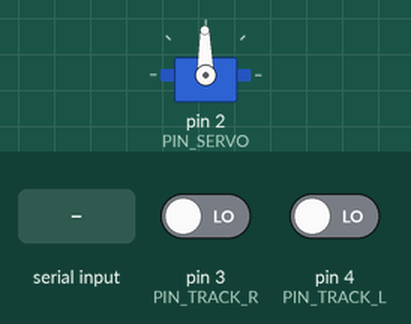
Simulated run of this sketch. Board: Arduino Uno, built with avr-gcc and run on an emulated ATmega328P. Shown: servo. Wiring (inferred from the names in the program): servo: signal pin 2. Inputs (shaded band) come from the test bench; at power-on: pin 3 (PIN_TRACK_R) LOW, pin 4 (PIN_TRACK_L) LOW. Servo pulses on a pin are drawn as a servo (544–2400 µs = 0–180°); what the sketch prints to the serial monitor is not drawn.

Above: at 2.1 s.
2.2 s: "a\n" received over Serial
At 2.84 s:
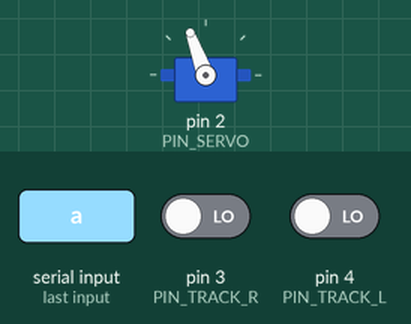
5.2 s: byte 48 ('0') received over Serial
At 6.0 s:
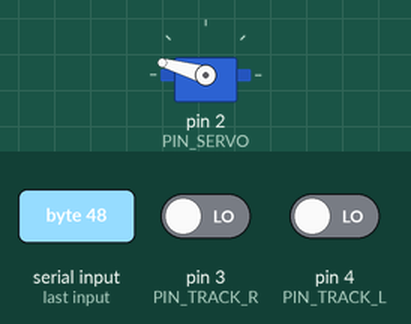
6.7 s: byte 97 ('a') received over Serial
At 7.34 s:
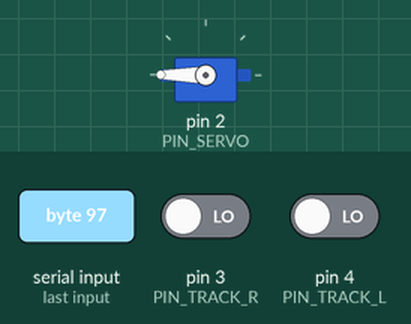
9.7 s: byte 45 ('-') received over Serial
At 12.55 s:
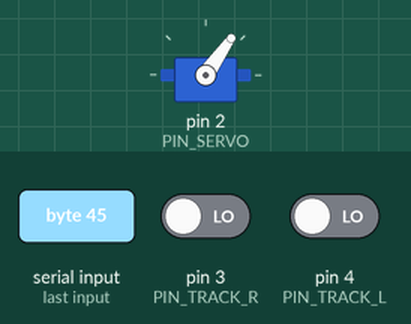
12.7 s: byte 49 ('1') received over Serial
15.7 s: "a\n" received over Serial
Timing chart, 0 to 19.7 s (numbered marks = the images above; inputs shaded):
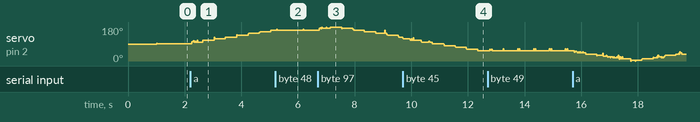

The sketch:

SensorTest.ino
```cpp
/* ===========================================================================
 *  SensorTest —— 传感器 / 执行器自检固件
 *  ---------------------------------------------------------------------------
 *  它存在的唯一目的：在写"循迹 + 避障 + 超声"的业务逻辑之前，
 *  先把每个模块单独验明正身。
 *
 *  为什么需要它（这是三条硬理由，不是形式主义）：
 *    1) 硬件好 / 代码对，是两件独立的事。混在一起调，出了问题无从判断。
 *    2) 循迹模块的极性不统一：有的"看到黑线输出 LOW"，有的输出 HIGH。
 *       模块上丝印也不写极性，只能实测。猜错则车会"看着黑线往反方向拐"。
 *    3) 舵机的可用脉宽区间每个都不一样。直接给 500us 可能顶到机械限位，
 *       塑料齿轮舵机会立刻堵转发热，几十秒就能烧掉。
 *
 *  ★ 本固件完全不驱动电机。轮子不会转，可以放心架空或放桌上测。
 *
 *  ---------------------------------------------------------------------------
 *  引脚（来自光盘《扩展板原理图.pdf》，已核对与本车固件无冲突）
 *    D4  -> 循迹 左        D3  -> 循迹 右
 *    D7  -> 避障 左        D12 -> 避障 右
 *    A0  -> 超声波 Trig    A1  -> 超声波 Echo
 *    D2  -> 舵机（云台）
 *
 *  注意：原厂把避障接在 D5/D6，但本车用 L298N 带 ENA/ENB，
 *        D5/D6 是电机使能，已被占用。所以改到 D7/D12（原厂的两个舵机口）。
 *        循迹(D3/D4)、超声(A0/A1)、舵机(D2) 在本车全部空闲，不需要改。
 *
 *  ---------------------------------------------------------------------------
 *  串口命令（9600，换行结尾或不用结尾都行）
 *    0   停止所有测试
 *    1   测循迹      —— 打印 D4/D3 电平，只在跳变时输出
 *    2   测避障      —— 打印 D7/D12 电平，只在跳变时输出
 *    3   测超声波    —— 每 100ms 报一次距离（cm）
 *    4   舵机回中位 1500us，并保持
 *    a   舵机自动往返扫动（每 400ms 走 50us）
 *    +   脉宽 +50us        -   脉宽 -50us
 *    m   立即回 1500us
 *    [   软限位下限 -100us   ]   软限位上限 +100us
 *    ?   重新打印引脚表与命令表
 * =========================================================================*/

#include <Arduino.h>

/* ---------------- 引脚 ---------------- */
const uint8_t PIN_TRACK_L = 4;
const uint8_t PIN_TRACK_R = 3;
const uint8_t PIN_AVOID_L = 7;
const uint8_t PIN_AVOID_R = 12;
const uint8_t PIN_US_TRIG = A0;
const uint8_t PIN_US_ECHO = A1;
const uint8_t PIN_SERVO   = 2;

/* ---------------- 舵机 ---------------- */
/* 软限位从"安全区"起步：1000~2000us 几乎所有舵机都能承受。
   用 [ / ] 一点点往外扩，听到嗡嗡声（堵转）就立刻记下该值、退回一格。
   真正的机械极限不是 500/2500，是"开始抖或响"的前一格。 */
uint16_t servoUs  = 1500;
int16_t  servoMin = 1000;
int16_t  servoMax = 2000;

#define SERVO_PERIOD_US   20000UL   // 50Hz
#define SERVO_HARD_MIN     400
#define SERVO_HARD_MAX    2600

volatile bool     servoHigh    = false;
volatile uint32_t servoHighAt  = 0;
uint32_t          servoRiseAt  = 0;

/* ---------------- 运行状态 ---------------- */
char mode = '0';

/* 上一次读到的电平，255 = 还没读过（用于打印初值） */
uint8_t lastTrackL = 255, lastTrackR = 255;
uint8_t lastAvoidL = 255, lastAvoidR = 255;

uint32_t usNextMs = 0;

/* ========================================================================= */

void banner()
{
  Serial.println();
  Serial.println(F("========================================"));
  Serial.println(F(" SensorTest  传感器自检  (不驱动电机)"));
  Serial.println(F("========================================"));
  Serial.println(F("  D4  循迹左      D3  循迹右"));
  Serial.println(F("  D7  避障左      D12 避障右"));
  Serial.println(F("  A0  超声Trig    A1  超声Echo"));
  Serial.println(F("  D2  舵机"));
  Serial.println(F("----------------------------------------"));
  Serial.println(F("  0 停止    1 循迹   2 避障"));
  Serial.println(F("  3 超声波  4 舵机中位   a 自动扫"));
  Serial.println(F("  + / -  脉宽加减 50us    m 回中位"));
  Serial.println(F("  [ / ]  软限位放宽 100us"));
  Serial.println(F("----------------------------------------"));
  Serial.print  (F("  舵机脉宽 = "));
  Serial.print  (servoUs);
  Serial.print  (F("us   软限位 "));
  Serial.print  (servoMin);
  Serial.print  (F(" ~ "));
  Serial.print  (servoMax);
  Serial.println(F("us"));
  Serial.println(F("  提示：先只接一个模块，测完拔掉再接下"));
  Serial.println(F("  一个，避免接错线互相干扰导致误判。"));
  Serial.println(F("========================================"));
  Serial.println();
}

void setup()
{
  Serial.begin(9600);

  pinMode(PIN_TRACK_L, INPUT);
  pinMode(PIN_TRACK_R, INPUT);
  pinMode(PIN_AVOID_L, INPUT);
  pinMode(PIN_AVOID_R, INPUT);

  pinMode(PIN_US_TRIG, OUTPUT);
  pinMode(PIN_US_ECHO, INPUT);
  digitalWrite(PIN_US_TRIG, LOW);

  pinMode(PIN_SERVO, OUTPUT);
  digitalWrite(PIN_SERVO, LOW);

  delay(300);
  banner();
}

/* ---------------------------------------------------------------------------
 *  舵机脉冲：20ms 周期，高电平宽度 = servoUs。
 *  写成非阻塞（micros 计时），这样扫动时主循环还能读串口、读传感器。
 *  UNO 上没有 Servo 库也能跑，不占 Timer1。
 * ------------------------------------------------------------------------- */
void serviceServo()
{
  const uint32_t now = micros();

  if (servoHigh)
  {
    if (now - servoHighAt >= servoUs)
    {
      digitalWrite(PIN_SERVO, LOW);
      servoHigh = false;
    }
    return;
  }

  if (now - servoRiseAt >= SERVO_PERIOD_US)
  {
    servoRiseAt   = now;
    servoHighAt   = now;
    servoHigh     = true;
    digitalWrite(PIN_SERVO, HIGH);
  }
}

bool servoActive() { return (mode == '4' || mode == 'a'); }

void printServo()
{
  Serial.print(F("舵机 "));
  Serial.print(servoUs);
  Serial.print(F("us   ("));
  if (servoUs < servoMin || servoUs > servoMax) { Serial.print(F("超出软限位!")); }
  else                                          { Serial.print(F("ok")); }
  Serial.println(F(")"));
}

/* ---------------------------------------------------------------------------
 *  循迹：两块模块极性可能相反，所以不猜。只打原始电平 + 跳变次数，
 *  由用户把车放白纸上读一次、放黑线上读一次，自己比对出来。
 * ------------------------------------------------------------------------- */
void doTrack()
{
  uint8_t l = digitalRead(PIN_TRACK_L);
  uint8_t r = digitalRead(PIN_TRACK_R);

  if (l != lastTrackL)
  {
    lastTrackL = l;
    Serial.print(F("循迹 左(D4) -> "));
    Serial.print(l ? F("HIGH 1") : F("LOW  0"));
    Serial.println();
  }
  if (r != lastTrackR)
  {
    lastTrackR = r;
    Serial.print(F("循迹 右(D3) -> "));
    Serial.print(r ? F("HIGH 1") : F("LOW  0"));
    Serial.println();
  }
}

void doAvoid()
{
  uint8_t l = digitalRead(PIN_AVOID_L);
  uint8_t r = digitalRead(PIN_AVOID_R);

  if (l != lastAvoidL)
  {
    lastAvoidL = l;
    Serial.print(F("避障 左(D7) -> "));
    Serial.print(l ? F("HIGH 1 (空旷)") : F("LOW  0 (有障碍)"));
    Serial.println();
  }
  if (r != lastAvoidR)
  {
    lastAvoidR = r;
    Serial.print(F("避障 右(D12) -> "));
    Serial.print(r ? F("HIGH 1 (空旷)") : F("LOW  0 (有障碍)"));
    Serial.println();
  }
}

/* ---------------------------------------------------------------------------
 *  超声波：trig 拉高 10us 触发，echo 高电平宽度 / 58 = 厘米。
 *  超时 25ms 约等于 4.3m，超过就报"无回波"（线松了或模块没供电）。
 * ------------------------------------------------------------------------- */
void doUltrasonic()
{
  if (millis() - usNextMs < 100) { return; }
  usNextMs = millis();

  digitalWrite(PIN_US_TRIG, LOW);
  delayMicroseconds(3);
  digitalWrite(PIN_US_TRIG, HIGH);
  delayMicroseconds(10);
  digitalWrite(PIN_US_TRIG, LOW);

  const unsigned long w = pulseIn(PIN_US_ECHO, HIGH, 25000UL);

  if (w == 0)
  {
    Serial.println(F("超声波 无回波（检查 VCC/GND，或超出 4m）"));
    return;
  }

  const float cm = (float)w / 58.0f;
  Serial.print(F("超声波 "));
  Serial.print(cm, 1);
  Serial.print(F(" cm   ("));
  Serial.print(w);
  Serial.println(F("us)"));
}

void handleSerial()
{
  while (Serial.available() > 0)
  {
    const char c = (char)Serial.read();
    switch (c)
    {
      case '0':
        mode = '0';
        Serial.println(F("[模式] 空闲，全部停止"));
        break;

      case '1':
        mode = '1'; lastTrackL = 255; lastTrackR = 255;
        Serial.println(F("[模式] 循迹 —— 白纸上读一次，黑线上读一次，对比极性"));
        break;

      case '2':
        mode = '2'; lastAvoidL = 255; lastAvoidR = 255;
        Serial.println(F("[模式] 避障 —— 手在探头前 5~15cm 晃动，看电平跳变"));
        break;

      case '3':
        mode = '3'; usNextMs = 0;
        Serial.println(F("[模式] 超声波 —— 每 100ms 一次，拿手或书本站远处试"));
        break;

      case '4':
        mode = '4'; servoUs = 1500;
        Serial.println(F("[模式] 舵机中位 1500us（舵机开始保持扭矩，这是正常现象）"));
        printServo();
        break;

      case 'a':
        mode = 'a';
        Serial.println(F("[模式] 舵机自动往返 —— 盯着它，听到嗡嗡声立刻按 0"));
        printServo();
        break;

      case '+':
        if ((int32_t)servoUs + 50 <= SERVO_HARD_MAX) { servoUs += 50; }
        printServo();
        break;

      case '-':
        if ((int32_t)servoUs - 50 >= SERVO_HARD_MIN) { servoUs -= 50; }
        printServo();
        break;

      case 'm':
        servoUs = 1500;
        printServo();
        break;

      case '[':
        if (servoMin - 100 >= SERVO_HARD_MIN) { servoMin -= 100; }
        Serial.print(F("软限位 ")); Serial.print(servoMin);
        Serial.print(F(" ~ "));    Serial.println(servoMax);
        break;

      case ']':
        if (servoMax + 100 <= SERVO_HARD_MAX) { servoMax += 100; }
        Serial.print(F("软限位 ")); Serial.print(servoMin);
        Serial.print(F(" ~ "));    Serial.println(servoMax);
        break;

      case '?':
        banner();
        break;

      case '\r':
      case '\n':
        break;

      default:
        break;
    }
  }
}

void loop()
{
  handleSerial();
  serviceServo();

  /* 超声波用 pulseIn 会阻塞 10~25ms，这段时间舵机会漏脉冲、开始抖。
     所以两者互斥：测超声波时不驱动舵机，反之亦然。 */
  if (servoActive())
  {
    if (mode == 'a')
    {
      static uint32_t sweepMs = 0;
      static int8_t   dir     = 1;
      if (millis() - sweepMs >= 400)
      {
        sweepMs = millis();
        int32_t v = (int32_t)servoUs + dir * 50;
        if (v >= (int32_t)servoMax) { v = servoMax; dir = -1; }
        if (v <= (int32_t)servoMin) { v = servoMin; dir =  1; }
        servoUs = (uint16_t)v;
        printServo();
      }
    }
    return;   // 舵机模式下不跑其它传感器，避免互相干扰
  }

  if      (mode == '1') { doTrack(); }
  else if (mode == '2') { doAvoid(); }
  else if (mode == '3') { doUltrasonic(); }
}
```
